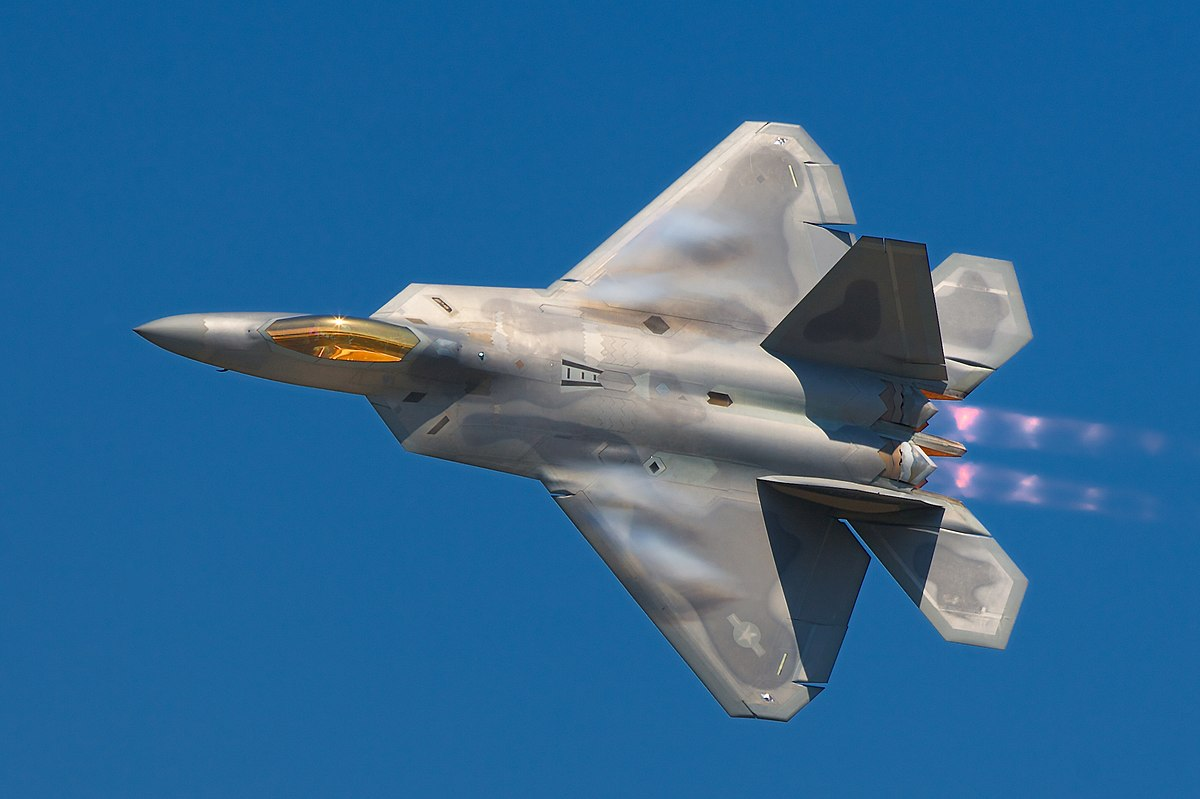
#> input picture pictures/f22.jpg, 1200 x 799 px, found by its file name
$ python opencv_7.py
#> lines starting #> are read from the running program, lines starting #| are printed output that depends on the picture
from tkinter import W
from turtle import width
import cv2
import numpy as np


img = cv2.imread("pictures/f22.jpg")
#> img is the input picture: shape (799, 1200, 3); mean B, G, R 147.8, 104.3, 48.8
cv2.imshow("original",img)

width = 600
height = 400

pts1 = np.float32(([403,450], [409,282], [1003, 651], [1011, 263]))
pts2 = np.float32(([463,108], [463, 168], [width,600], [height,width]))


matrix = cv2.getPerspectiveTransform(pts1, pts2)
print(matrix)

imgOutput = cv2.warpPerspective(img, matrix, (width, height))
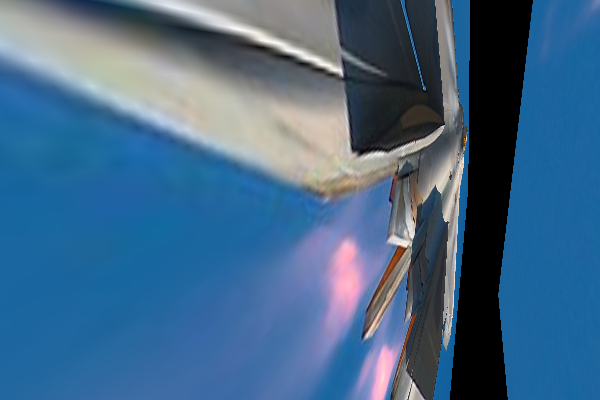
#> imgOutput: shape (400, 600, 3); mean B, G, R 136.5, 103.7, 67.3
cv2.imshow("nihai", imgOutput)


k = cv2.waitKey(0) & 0xFF
#> (key Esc is pressed here)
if k == 27:
#> (the run stopped early here; a loop or call above may not have finished)
